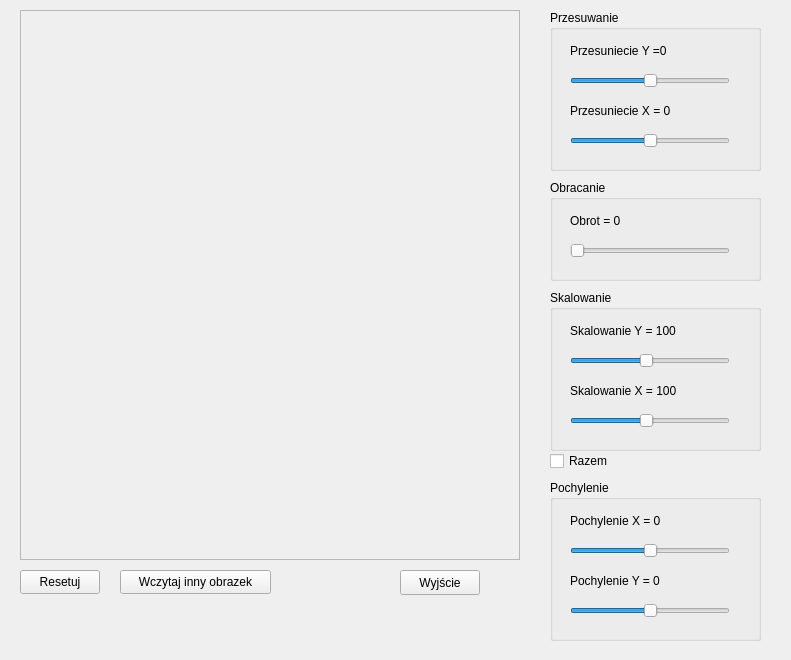
<?xml version="1.0" encoding="UTF-8"?>
<ui version="4.0">
 <class>Ekran</class>
 <widget class="QWidget" name="Ekran">
  <property name="geometry">
   <rect>
    <x>0</x>
    <y>0</y>
    <width>791</width>
    <height>660</height>
   </rect>
  </property>
  <property name="windowTitle">
   <string>Grafika zadania</string>
  </property>
  <widget class="QGroupBox" name="groupBox_3">
   <property name="geometry">
    <rect>
     <x>550</x>
     <y>290</y>
     <width>211</width>
     <height>161</height>
    </rect>
   </property>
   <property name="title">
    <string>Skalowanie</string>
   </property>
   <widget class="QSlider" name="scaleYSlider">
    <property name="geometry">
     <rect>
      <x>20</x>
      <y>60</y>
      <width>160</width>
      <height>22</height>
     </rect>
    </property>
    <property name="minimum">
     <number>10</number>
    </property>
    <property name="maximum">
     <number>200</number>
    </property>
    <property name="value">
     <number>100</number>
    </property>
    <property name="orientation">
     <enum>Qt::Horizontal</enum>
    </property>
   </widget>
   <widget class="QSlider" name="scaleXSlider">
    <property name="geometry">
     <rect>
      <x>20</x>
      <y>120</y>
      <width>160</width>
      <height>22</height>
     </rect>
    </property>
    <property name="minimum">
     <number>10</number>
    </property>
    <property name="maximum">
     <number>200</number>
    </property>
    <property name="value">
     <number>100</number>
    </property>
    <property name="orientation">
     <enum>Qt::Horizontal</enum>
    </property>
   </widget>
   <widget class="QLabel" name="scaleXLabel">
    <property name="geometry">
     <rect>
      <x>20</x>
      <y>90</y>
      <width>131</width>
      <height>21</height>
     </rect>
    </property>
    <property name="text">
     <string>Skalowanie X = 100</string>
    </property>
   </widget>
   <widget class="QLabel" name="scaleYLabel">
    <property name="geometry">
     <rect>
      <x>20</x>
      <y>30</y>
      <width>131</width>
      <height>21</height>
     </rect>
    </property>
    <property name="text">
     <string>Skalowanie Y = 100</string>
    </property>
   </widget>
  </widget>
  <widget class="QGroupBox" name="groupBox_2">
   <property name="geometry">
    <rect>
     <x>550</x>
     <y>180</y>
     <width>211</width>
     <height>101</height>
    </rect>
   </property>
   <property name="title">
    <string>Obracanie</string>
   </property>
   <widget class="QSlider" name="spinSlider">
    <property name="geometry">
     <rect>
      <x>20</x>
      <y>60</y>
      <width>160</width>
      <height>22</height>
     </rect>
    </property>
    <property name="minimum">
     <number>0</number>
    </property>
    <property name="maximum">
     <number>360</number>
    </property>
    <property name="orientation">
     <enum>Qt::Horizontal</enum>
    </property>
   </widget>
   <widget class="QLabel" name="spinLabel">
    <property name="geometry">
     <rect>
      <x>20</x>
      <y>30</y>
      <width>101</width>
      <height>21</height>
     </rect>
    </property>
    <property name="text">
     <string>Obrot = 0</string>
    </property>
   </widget>
  </widget>
  <widget class="QGroupBox" name="groupBox">
   <property name="geometry">
    <rect>
     <x>550</x>
     <y>10</y>
     <width>211</width>
     <height>161</height>
    </rect>
   </property>
   <property name="title">
    <string>Przesuwanie</string>
   </property>
   <widget class="QSlider" name="moveYSlider">
    <property name="geometry">
     <rect>
      <x>20</x>
      <y>60</y>
      <width>160</width>
      <height>22</height>
     </rect>
    </property>
    <property name="minimum">
     <number>-225</number>
    </property>
    <property name="maximum">
     <number>225</number>
    </property>
    <property name="value">
     <number>0</number>
    </property>
    <property name="orientation">
     <enum>Qt::Horizontal</enum>
    </property>
   </widget>
   <widget class="QSlider" name="moveXSlider">
    <property name="geometry">
     <rect>
      <x>20</x>
      <y>120</y>
      <width>160</width>
      <height>22</height>
     </rect>
    </property>
    <property name="minimum">
     <number>-150</number>
    </property>
    <property name="maximum">
     <number>150</number>
    </property>
    <property name="value">
     <number>0</number>
    </property>
    <property name="orientation">
     <enum>Qt::Horizontal</enum>
    </property>
   </widget>
   <widget class="QLabel" name="moveXLabel">
    <property name="geometry">
     <rect>
      <x>20</x>
      <y>90</y>
      <width>131</width>
      <height>21</height>
     </rect>
    </property>
    <property name="text">
     <string>Przesuniecie X = 0</string>
    </property>
   </widget>
   <widget class="QLabel" name="moveYLabel">
    <property name="geometry">
     <rect>
      <x>20</x>
      <y>30</y>
      <width>131</width>
      <height>21</height>
     </rect>
    </property>
    <property name="text">
     <string>Przesuniecie Y =0</string>
    </property>
   </widget>
  </widget>
  <widget class="QGroupBox" name="groupBox_4">
   <property name="geometry">
    <rect>
     <x>550</x>
     <y>480</y>
     <width>211</width>
     <height>161</height>
    </rect>
   </property>
   <property name="title">
    <string>Pochylenie</string>
   </property>
   <widget class="QSlider" name="shearingXSlider">
    <property name="geometry">
     <rect>
      <x>20</x>
      <y>60</y>
      <width>160</width>
      <height>22</height>
     </rect>
    </property>
    <property name="minimum">
     <number>-100</number>
    </property>
    <property name="maximum">
     <number>100</number>
    </property>
    <property name="orientation">
     <enum>Qt::Horizontal</enum>
    </property>
   </widget>
   <widget class="QSlider" name="shearingYSlider">
    <property name="geometry">
     <rect>
      <x>20</x>
      <y>120</y>
      <width>160</width>
      <height>22</height>
     </rect>
    </property>
    <property name="minimum">
     <number>-100</number>
    </property>
    <property name="maximum">
     <number>100</number>
    </property>
    <property name="orientation">
     <enum>Qt::Horizontal</enum>
    </property>
   </widget>
   <widget class="QLabel" name="shearingYLabel">
    <property name="geometry">
     <rect>
      <x>20</x>
      <y>90</y>
      <width>121</width>
      <height>21</height>
     </rect>
    </property>
    <property name="text">
     <string>Pochylenie Y = 0 </string>
    </property>
   </widget>
   <widget class="QLabel" name="shearingXLabel">
    <property name="geometry">
     <rect>
      <x>20</x>
      <y>30</y>
      <width>121</width>
      <height>21</height>
     </rect>
    </property>
    <property name="text">
     <string>Pochylenie X = 0</string>
    </property>
   </widget>
  </widget>
  <widget class="QFrame" name="frame">
   <property name="geometry">
    <rect>
     <x>20</x>
     <y>10</y>
     <width>500</width>
     <height>550</height>
    </rect>
   </property>
   <property name="frameShape">
    <enum>QFrame::StyledPanel</enum>
   </property>
   <property name="frameShadow">
    <enum>QFrame::Raised</enum>
   </property>
  </widget>
  <widget class="QPushButton" name="exitButton">
   <property name="geometry">
    <rect>
     <x>400</x>
     <y>570</y>
     <width>80</width>
     <height>25</height>
    </rect>
   </property>
   <property name="text">
    <string>Wyjście</string>
   </property>
  </widget>
  <widget class="QPushButton" name="resetButton">
   <property name="geometry">
    <rect>
     <x>20</x>
     <y>570</y>
     <width>80</width>
     <height>24</height>
    </rect>
   </property>
   <property name="text">
    <string>Resetuj</string>
   </property>
  </widget>
  <widget class="QCheckBox" name="checkBox">
   <property name="geometry">
    <rect>
     <x>550</x>
     <y>450</y>
     <width>78</width>
     <height>22</height>
    </rect>
   </property>
   <property name="text">
    <string>Razem</string>
   </property>
  </widget>
  <widget class="QPushButton" name="loadButton">
   <property name="geometry">
    <rect>
     <x>120</x>
     <y>570</y>
     <width>151</width>
     <height>24</height>
    </rect>
   </property>
   <property name="text">
    <string>Wczytaj inny obrazek</string>
   </property>
  </widget>
 </widget>
 <resources/>
 <connections/>
</ui>
